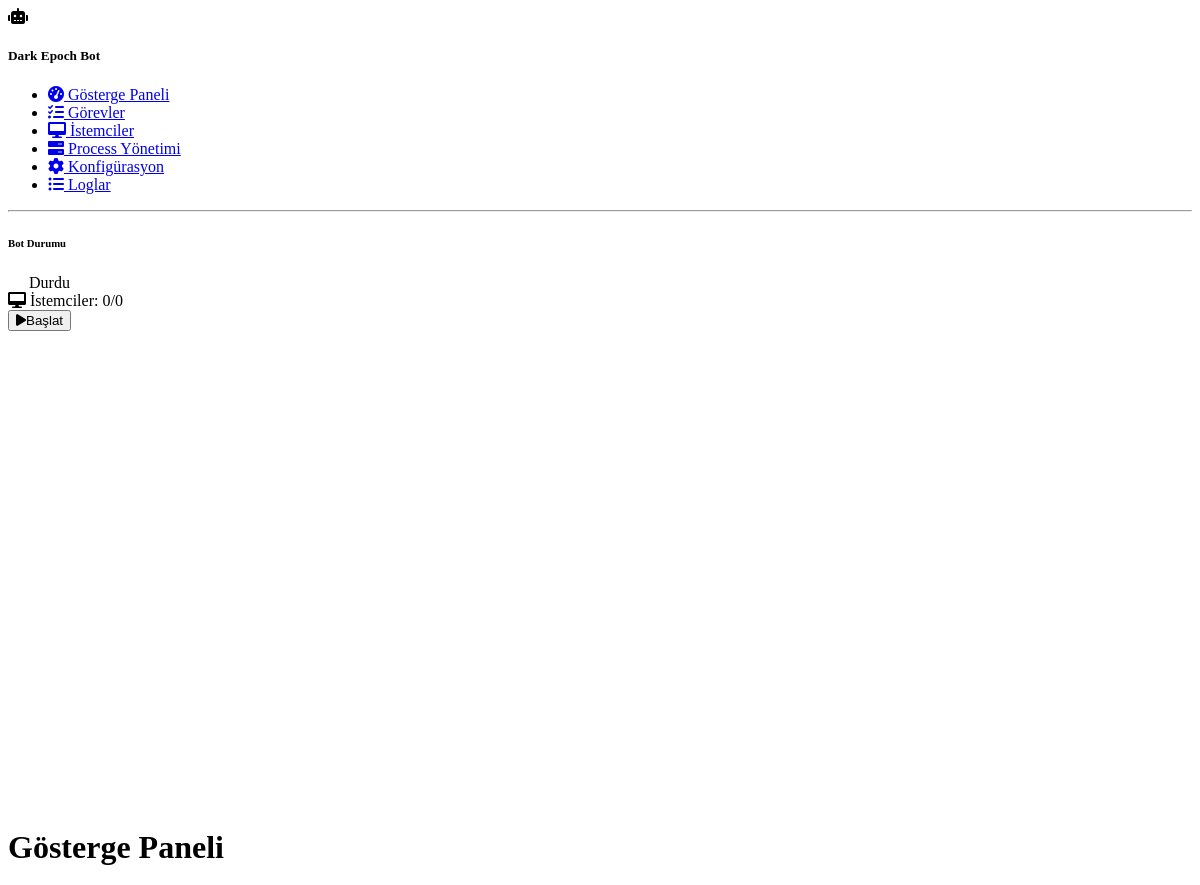
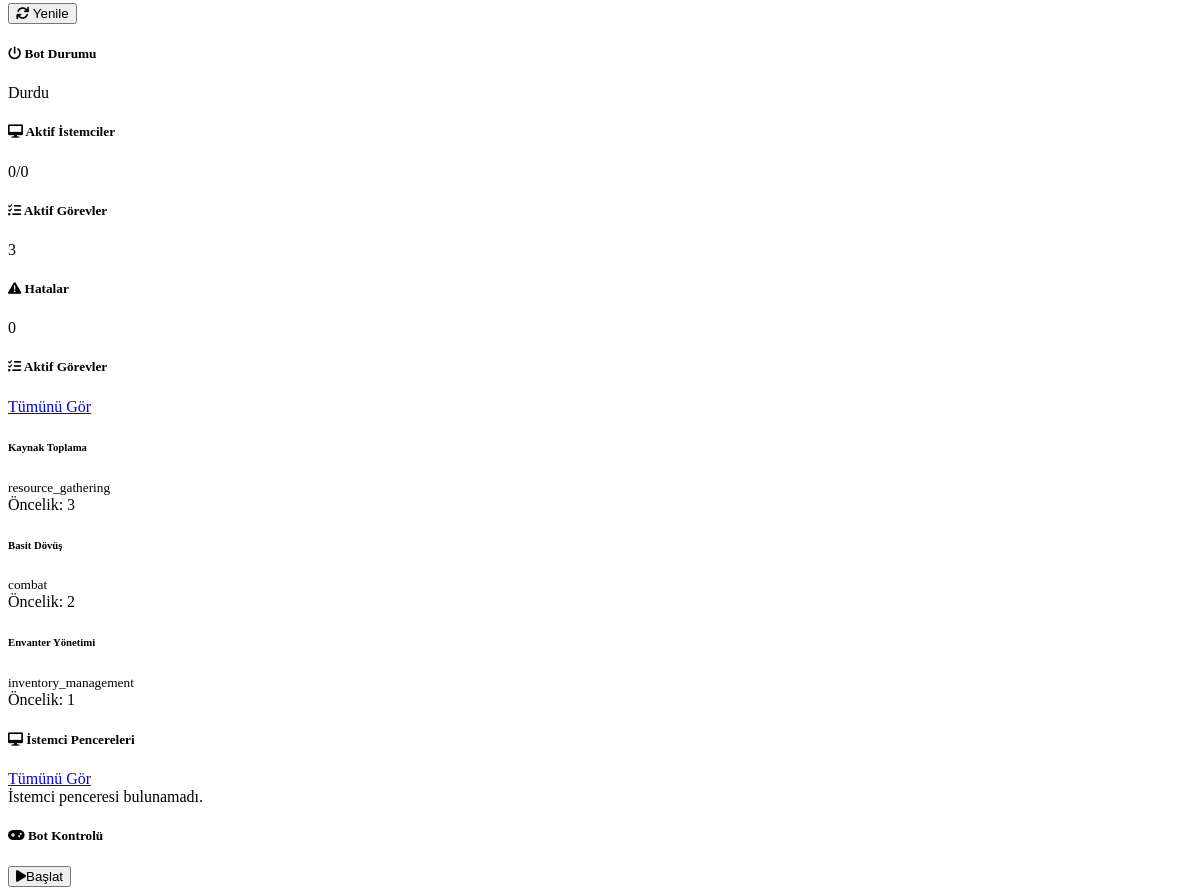
The page / on the database its author committed (2 pictures, top to bottom).
### app.py (models this page shows, shortened)
class Task(db.Model):
    id = db.Column(db.Integer, primary_key=True)
    name = db.Column(db.String(100), nullable=False)
    description = db.Column(db.Text, nullable=True)
    type = db.Column(db.String(50), nullable=False)  # Görev tipi: resource_gathering, combat, etc.
    parameters = db.Column(db.Text, nullable=True)  # JSON formatında görev parametreleri
    priority = db.Column(db.Integer, default=1)
    enabled = db.Column(db.Boolean, default=True)
    created_at = db.Column(db.DateTime, default=datetime.utcnow)
    updated_at = db.Column(db.DateTime, default=datetime.utcnow, onupdate=datetime.utcnow)

### app.py (the view)
@app.route('/')
def index():
    tasks = Task.query.order_by(Task.priority.desc(), Task.id).all()
    clients = ClientWindow.query.order_by(ClientWindow.is_active.desc(), ClientWindow.id).all()
    return render_template(
        'index.html',
        bot_status=bot_status,
        tasks=tasks,
        clients=clients
    )

### templates/index.html (shortened to what this page needs)
{% extends 'base.html' %}
{% block content %}
<div class="d-flex justify-content-between flex-wrap flex-md-nowrap align-items-center pb-2 mb-3 border-bottom">
    <h1 class="h2">Gösterge Paneli</h1>
    <div class="btn-toolbar mb-2 mb-md-0">
        <div class="btn-group me-2">
            <button type="button" class="btn btn-sm btn-outline-secondary" onclick="window.location.reload()">
                <i class="fas fa-sync me-1"></i> Yenile
            </button>
        </div>
    </div>
</div>
<div class="row mb-4">
    <div class="col-md-3">
        <div class="card bg-dark border-secondary mb-3">
            <div class="card-body">
                <h5 class="card-title text-center">
                    <i class="fas fa-power-off me-2 {% if bot_status.running %}text-success{% else %}text-danger{% endif %}"></i>
                    Bot Durumu
                </h5>
                <p class="card-text text-center display-6">
                    {% if bot_status.running and not bot_status.paused %}
                        <span class="text-success">Çalışıyor</span>
                    {% elif bot_status.paused %}
                        <span class="text-warning">Duraklatıldı</span>
                    {% else %}
                        <span class="text-danger">Durdu</span>
                    {% endif %}
                </p>
            </div>
        </div>
    </div>
    <div class="col-md-3">
        <div class="card bg-dark border-secondary mb-3">
            <div class="card-body">
                <h5 class="card-title text-center">
                    <i class="fas fa-desktop me-2"></i>
                    Aktif İstemciler
                </h5>
                <p class="card-text text-center display-6">
                    {{ bot_status.active_clients }}/{{ bot_status.total_clients }}
                </p>
            </div>
        </div>
    </div>
    <div class="col-md-3">
        <div class="card bg-dark border-secondary mb-3">
            <div class="card-body">
                <h5 class="card-title text-center">
                    <i class="fas fa-tasks me-2"></i>
                    Aktif Görevler
                </h5>
                <p class="card-text text-center display-6">
                    {{ tasks|selectattr('enabled', 'true')|list|length }}
                </p>
            </div>
        </div>
    </div>
    <div class="col-md-3">
        <div class="card bg-dark border-secondary mb-3">
            <div class="card-body">
                <h5 class="card-title text-center">
                    <i class="fas fa-exclamation-triangle me-2"></i>
                    Hatalar
                </h5>
                <p class="card-text text-center display-6">
                    {{ bot_status.error_count }}
                </p>
            </div>
        </div>
    </div>
</div>
<div class="row">
    <div class="col-md-6">
        <div class="card bg-dark border-secondary mb-4">
            <div class="card-header d-flex justify-content-between align-items-center">
                <h5 class="mb-0">
                    <i class="fas fa-tasks me-2"></i>
                    Aktif Görevler
                </h5>
                <a href="{{ url_for('task_list') }}" class="btn btn-sm btn-outline-info">
                    Tümünü Gör
                </a>
            </div>
            <div class="card-body">
                {% set active_tasks = tasks|selectattr('enabled', 'true')|list %}
                {% if active_tasks %}
                    <div class="list-group list-group-flush">
                        {% for task in active_tasks[:5] %}
                            <div class="list-group-item bg-dark border-secondary d-flex justify-content-between align-items-center">
                                <div>
                                    <h6 class="mb-1">{{ task.name }}</h6>
                                    <small class="text-muted">{{ task.type }}</small>
                                </div>
                                <span class="badge bg-primary rounded-pill">Öncelik: {{ task.priority }}</span>
                            </div>
                        {% endfor %}
                    </div>
                {% else %}
                    <div class="alert alert-warning mb-0">Aktif görev bulunamadı.</div>
                {% endif %}
            </div>
        </div>
    </div>
    <div class="col-md-6">
        <div class="card bg-dark border-secondary mb-4">
            <div class="card-header d-flex justify-content-between align-items-center">
                <h5 class="mb-0">
                    <i class="fas fa-desktop me-2"></i>
                    İstemci Pencereleri
                </h5>
                <a href="{{ url_for('client_list') }}" class="btn btn-sm btn-outline-info">
                    Tümünü Gör
                </a>
            </div>
            <div class="card-body">
                {% if clients %}
                    <div class="list-group list-group-flush">
                        {% for client in clients %}
                            <div class="list-group-item bg-dark border-secondary d-flex justify-content-between align-items-center">
                                <div>
                                    <h6 class="mb-1">{{ client.title }}</h6>
                                    <small class="text-muted">{{ client.width }}x{{ client.height }}</small>
                                </div>
                                <span class="badge {% if client.is_active %}bg-success{% else %}bg-secondary{% endif %} rounded-pill">
                                    {% if client.is_active %}Aktif{% else %}Pasif{% endif %}
                                </span>
                            </div>
                        {% endfor %}
                    </div>
                {% else %}
                    <div class="alert alert-warning mb-0">İstemci penceresi bulunamadı.</div>
                {% endif %}
            </div>
        </div>
    </div>
</div>
<div class="row mt-3">
    <div class="col-12">
        <div class="card bg-dark border-secondary">
            <div class="card-header">
                <h5 class="mb-0">
                    <i class="fas fa-gamepad me-2"></i>
                    Bot Kontrolü
                </h5>
            </div>
            <div class="card-body">
                <div class="d-flex justify-content-center gap-3">
                    {% if bot_status.running %}
                        {% if bot_status.paused %}
                            <button class="btn btn-warning" id="dashResumeBtn">
                                <i class="fas fa-play me-2"></i>Devam Et
                            </button>
                        {% else %}
                            <button class="btn btn-warning" id="dashPauseBtn">
                                <i class="fas fa-pause me-2"></i>Duraklat
                            </button>
                        {% endif %}
                        <button class="btn btn-danger" id="dashStopBtn">
                            <i class="fas fa-stop me-2"></i>Durdur
                        </button>
                    {% else %}
                        <button class="btn btn-success" id="dashStartBtn">
                            <i class="fas fa-play me-2"></i>Başlat
                        </button>
                    {% endif %}
                </div>
            </div>
        </div>
    </div>
</div>
{% endblock %}

### rows shown on the page
Task: name "Kaynak Toplama", type "resource_gathering", priority "3"
Task: name "Basit Dövüş", type "combat", priority "2"
Task: name "Envanter Yönetimi", type "inventory_management", priority "1"

### other values the page prints
{{ bot_status.active_clients }} "0"
{{ bot_status.total_clients }} "0"
{{ tasks|selectattr('enabled', 'true')|list|length }} "3"
{{ bot_status.error_count }} "0"
